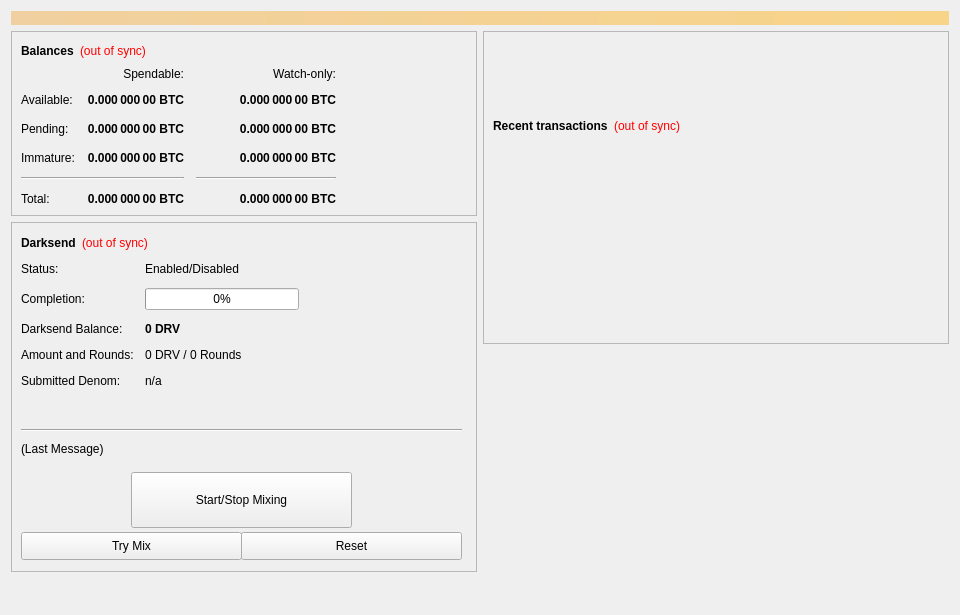
<?xml version="1.0" encoding="UTF-8"?>
<ui version="4.0">
 <class>OverviewPage</class>
 <widget class="QWidget" name="OverviewPage">
  <property name="geometry">
   <rect>
    <x>0</x>
    <y>0</y>
    <width>960</width>
    <height>615</height>
   </rect>
  </property>
  <property name="minimumSize">
   <size>
    <width>960</width>
    <height>0</height>
   </size>
  </property>
  <property name="windowTitle">
   <string>Form</string>
  </property>
  <layout class="QVBoxLayout" name="topLayout">
   <item>
    <widget class="QLabel" name="labelAlerts">
     <property name="visible">
      <bool>false</bool>
     </property>
     <property name="styleSheet">
      <string notr="true">background-color: qlineargradient(x1: 0, y1: 0, x2: 1, y2: 0, stop:0 #F0D0A0, stop:1 #F8D488); color:#000000;</string>
     </property>
     <property name="wordWrap">
      <bool>true</bool>
     </property>
     <property name="margin">
      <number>3</number>
     </property>
    </widget>
   </item>
   <item>
    <layout class="QHBoxLayout" name="horizontalLayout" stretch="1,1">
     <item>
      <layout class="QVBoxLayout" name="verticalLayout_2">
       <item>
        <widget class="QFrame" name="frame">
         <property name="frameShape">
          <enum>QFrame::StyledPanel</enum>
         </property>
         <property name="frameShadow">
          <enum>QFrame::Raised</enum>
         </property>
         <layout class="QVBoxLayout" name="verticalLayout_4">
          <item>
           <layout class="QHBoxLayout" name="horizontalLayout_4">
            <item>
             <widget class="QLabel" name="label_5">
              <property name="font">
               <font>
                <weight>75</weight>
                <bold>true</bold>
               </font>
              </property>
              <property name="text">
               <string>Balances</string>
              </property>
             </widget>
            </item>
            <item>
             <widget class="QLabel" name="labelWalletStatus">
              <property name="cursor">
               <cursorShape>WhatsThisCursor</cursorShape>
              </property>
              <property name="toolTip">
               <string>The displayed information may be out of date. Your wallet automatically synchronizes with the DRV network after a connection is established, but this process has not completed yet.</string>
              </property>
              <property name="styleSheet">
               <string notr="true">QLabel { color: red; }</string>
              </property>
              <property name="text">
               <string notr="true">(out of sync)</string>
              </property>
              <property name="alignment">
               <set>Qt::AlignLeading|Qt::AlignLeft|Qt::AlignVCenter</set>
              </property>
             </widget>
            </item>
            <item>
             <spacer name="horizontalSpacer_3">
              <property name="orientation">
               <enum>Qt::Horizontal</enum>
              </property>
              <property name="sizeHint" stdset="0">
               <size>
                <width>40</width>
                <height>20</height>
               </size>
              </property>
             </spacer>
            </item>
           </layout>
          </item>
          <item>
           <layout class="QGridLayout" name="gridLayout">
            <property name="spacing">
             <number>12</number>
            </property>
            <item row="2" column="2">
             <widget class="QLabel" name="labelWatchPending">
              <property name="font">
               <font>
                <weight>75</weight>
                <bold>true</bold>
               </font>
              </property>
              <property name="cursor">
               <cursorShape>IBeamCursor</cursorShape>
              </property>
              <property name="toolTip">
               <string>Unconfirmed transactions to watch-only addresses</string>
              </property>
              <property name="text">
               <string notr="true">0.000 000 00 BTC</string>
              </property>
              <property name="alignment">
               <set>Qt::AlignRight|Qt::AlignTrailing|Qt::AlignVCenter</set>
              </property>
              <property name="textInteractionFlags">
               <set>Qt::LinksAccessibleByMouse|Qt::TextSelectableByKeyboard|Qt::TextSelectableByMouse</set>
              </property>
             </widget>
            </item>
            <item row="2" column="1">
             <widget class="QLabel" name="labelUnconfirmed">
              <property name="font">
               <font>
                <weight>75</weight>
                <bold>true</bold>
               </font>
              </property>
              <property name="cursor">
               <cursorShape>IBeamCursor</cursorShape>
              </property>
              <property name="toolTip">
               <string>Total of transactions that have yet to be confirmed, and do not yet count toward the spendable balance</string>
              </property>
              <property name="text">
               <string notr="true">0.000 000 00 BTC</string>
              </property>
              <property name="alignment">
               <set>Qt::AlignRight|Qt::AlignTrailing|Qt::AlignVCenter</set>
              </property>
              <property name="textInteractionFlags">
               <set>Qt::LinksAccessibleByMouse|Qt::TextSelectableByKeyboard|Qt::TextSelectableByMouse</set>
              </property>
             </widget>
            </item>
            <item row="3" column="2">
             <widget class="QLabel" name="labelWatchImmature">
              <property name="font">
               <font>
                <weight>75</weight>
                <bold>true</bold>
               </font>
              </property>
              <property name="cursor">
               <cursorShape>IBeamCursor</cursorShape>
              </property>
              <property name="toolTip">
               <string>Staked or masternode rewards in watch-only addresses that has not yet matured</string>
              </property>
              <property name="text">
               <string notr="true">0.000 000 00 BTC</string>
              </property>
              <property name="alignment">
               <set>Qt::AlignRight|Qt::AlignTrailing|Qt::AlignVCenter</set>
              </property>
              <property name="textInteractionFlags">
               <set>Qt::LinksAccessibleByMouse|Qt::TextSelectableByKeyboard|Qt::TextSelectableByMouse</set>
              </property>
             </widget>
            </item>
            <item row="4" column="0" colspan="2">
             <widget class="Line" name="lineSpendableBalance">
              <property name="orientation">
               <enum>Qt::Horizontal</enum>
              </property>
             </widget>
            </item>
            <item row="4" column="2">
             <widget class="Line" name="lineWatchBalance">
              <property name="sizePolicy">
               <sizepolicy hsizetype="Preferred" vsizetype="Fixed">
                <horstretch>0</horstretch>
                <verstretch>0</verstretch>
               </sizepolicy>
              </property>
              <property name="minimumSize">
               <size>
                <width>140</width>
                <height>0</height>
               </size>
              </property>
              <property name="orientation">
               <enum>Qt::Horizontal</enum>
              </property>
             </widget>
            </item>
            <item row="5" column="0">
             <widget class="QLabel" name="labelTotalText">
              <property name="text">
               <string>Total:</string>
              </property>
             </widget>
            </item>
            <item row="3" column="1">
             <widget class="QLabel" name="labelImmature">
              <property name="font">
               <font>
                <weight>75</weight>
                <bold>true</bold>
               </font>
              </property>
              <property name="cursor">
               <cursorShape>IBeamCursor</cursorShape>
              </property>
              <property name="toolTip">
               <string>Staked or masternode rewards that has not yet matured</string>
              </property>
              <property name="text">
               <string notr="true">0.000 000 00 BTC</string>
              </property>
              <property name="alignment">
               <set>Qt::AlignRight|Qt::AlignTrailing|Qt::AlignVCenter</set>
              </property>
              <property name="textInteractionFlags">
               <set>Qt::LinksAccessibleByMouse|Qt::TextSelectableByKeyboard|Qt::TextSelectableByMouse</set>
              </property>
             </widget>
            </item>
            <item row="2" column="3">
             <spacer name="horizontalSpacer_2">
              <property name="orientation">
               <enum>Qt::Horizontal</enum>
              </property>
              <property name="sizeHint" stdset="0">
               <size>
                <width>40</width>
                <height>20</height>
               </size>
              </property>
             </spacer>
            </item>
            <item row="3" column="0">
             <widget class="QLabel" name="labelImmatureText">
              <property name="text">
               <string>Immature:</string>
              </property>
             </widget>
            </item>
            <item row="5" column="1">
             <widget class="QLabel" name="labelTotal">
              <property name="font">
               <font>
                <weight>75</weight>
                <bold>true</bold>
               </font>
              </property>
              <property name="cursor">
               <cursorShape>IBeamCursor</cursorShape>
              </property>
              <property name="toolTip">
               <string>Your current total balance</string>
              </property>
              <property name="text">
               <string notr="true">0.000 000 00 BTC</string>
              </property>
              <property name="alignment">
               <set>Qt::AlignRight|Qt::AlignTrailing|Qt::AlignVCenter</set>
              </property>
              <property name="textInteractionFlags">
               <set>Qt::LinksAccessibleByMouse|Qt::TextSelectableByKeyboard|Qt::TextSelectableByMouse</set>
              </property>
             </widget>
            </item>
            <item row="5" column="2">
             <widget class="QLabel" name="labelWatchTotal">
              <property name="font">
               <font>
                <weight>75</weight>
                <bold>true</bold>
               </font>
              </property>
              <property name="cursor">
               <cursorShape>IBeamCursor</cursorShape>
              </property>
              <property name="toolTip">
               <string>Current total balance in watch-only addresses</string>
              </property>
              <property name="text">
               <string notr="true">0.000 000 00 BTC</string>
              </property>
              <property name="alignment">
               <set>Qt::AlignRight|Qt::AlignTrailing|Qt::AlignVCenter</set>
              </property>
              <property name="textInteractionFlags">
               <set>Qt::LinksAccessibleByMouse|Qt::TextSelectableByKeyboard|Qt::TextSelectableByMouse</set>
              </property>
             </widget>
            </item>
            <item row="0" column="2">
             <widget class="QLabel" name="labelWatchonly">
              <property name="text">
               <string>Watch-only:</string>
              </property>
              <property name="alignment">
               <set>Qt::AlignRight|Qt::AlignTrailing|Qt::AlignVCenter</set>
              </property>
             </widget>
            </item>
            <item row="1" column="0">
             <widget class="QLabel" name="labelBalanceText">
              <property name="text">
               <string>Available:</string>
              </property>
             </widget>
            </item>
            <item row="1" column="1">
             <widget class="QLabel" name="labelBalance">
              <property name="font">
               <font>
                <weight>75</weight>
                <bold>true</bold>
               </font>
              </property>
              <property name="cursor">
               <cursorShape>IBeamCursor</cursorShape>
              </property>
              <property name="toolTip">
               <string>Your current spendable balance</string>
              </property>
              <property name="text">
               <string notr="true">0.000 000 00 BTC</string>
              </property>
              <property name="alignment">
               <set>Qt::AlignRight|Qt::AlignTrailing|Qt::AlignVCenter</set>
              </property>
              <property name="textInteractionFlags">
               <set>Qt::LinksAccessibleByMouse|Qt::TextSelectableByKeyboard|Qt::TextSelectableByMouse</set>
              </property>
             </widget>
            </item>
            <item row="1" column="2">
             <widget class="QLabel" name="labelWatchAvailable">
              <property name="font">
               <font>
                <weight>75</weight>
                <bold>true</bold>
               </font>
              </property>
              <property name="cursor">
               <cursorShape>IBeamCursor</cursorShape>
              </property>
              <property name="toolTip">
               <string>Your current balance in watch-only addresses</string>
              </property>
              <property name="text">
               <string notr="true">0.000 000 00 BTC</string>
              </property>
              <property name="alignment">
               <set>Qt::AlignRight|Qt::AlignTrailing|Qt::AlignVCenter</set>
              </property>
              <property name="textInteractionFlags">
               <set>Qt::LinksAccessibleByMouse|Qt::TextSelectableByKeyboard|Qt::TextSelectableByMouse</set>
              </property>
             </widget>
            </item>
            <item row="2" column="0">
             <widget class="QLabel" name="labelPendingText">
              <property name="text">
               <string>Pending:</string>
              </property>
             </widget>
            </item>
            <item row="0" column="1">
             <widget class="QLabel" name="labelSpendable">
              <property name="text">
               <string>Spendable:</string>
              </property>
              <property name="alignment">
               <set>Qt::AlignRight|Qt::AlignTrailing|Qt::AlignVCenter</set>
              </property>
             </widget>
            </item>
           </layout>
          </item>
         </layout>
        </widget>
       </item>
       <item>
        <widget class="QFrame" name="frameDarksend">
         <property name="minimumSize">
          <size>
           <width>0</width>
           <height>350</height>
          </size>
         </property>
         <property name="layoutDirection">
          <enum>Qt::LeftToRight</enum>
         </property>
         <property name="frameShape">
          <enum>QFrame::StyledPanel</enum>
         </property>
         <property name="frameShadow">
          <enum>QFrame::Raised</enum>
         </property>
         <widget class="QWidget" name="formLayoutWidget">
          <property name="geometry">
           <rect>
            <x>10</x>
            <y>40</y>
            <width>451</width>
            <height>161</height>
           </rect>
          </property>
          <layout class="QFormLayout" name="formLayout">
           <property name="fieldGrowthPolicy">
            <enum>QFormLayout::AllNonFixedFieldsGrow</enum>
           </property>
           <property name="horizontalSpacing">
            <number>11</number>
           </property>
           <property name="verticalSpacing">
            <number>12</number>
           </property>
           <item row="0" column="0">
            <widget class="QLabel" name="label_6">
             <property name="text">
              <string>Status:</string>
             </property>
            </widget>
           </item>
           <item row="1" column="0">
            <widget class="QLabel" name="label_7">
             <property name="text">
              <string>Completion:</string>
             </property>
            </widget>
           </item>
           <item row="1" column="1">
            <widget class="QProgressBar" name="DarksendProgress">
             <property name="maximumSize">
              <size>
               <width>154</width>
               <height>16777215</height>
              </size>
             </property>
             <property name="value">
              <number>0</number>
             </property>
            </widget>
           </item>
           <item row="2" column="0">
            <widget class="QLabel" name="labelAnonymizedText">
             <property name="text">
              <string>Darksend Balance:</string>
             </property>
            </widget>
           </item>
           <item row="2" column="1">
            <widget class="QLabel" name="labelAnonymized">
             <property name="font">
              <font>
               <weight>75</weight>
               <bold>true</bold>
              </font>
             </property>
             <property name="text">
              <string notr="true">0 DRV</string>
             </property>
            </widget>
           </item>
           <item row="3" column="0">
            <widget class="QLabel" name="label_8">
             <property name="text">
              <string>Amount and Rounds:</string>
             </property>
            </widget>
           </item>
           <item row="3" column="1">
            <widget class="QLabel" name="labelAmountRounds">
             <property name="text">
              <string>0 DRV / 0 Rounds</string>
             </property>
            </widget>
           </item>
           <item row="4" column="0">
            <widget class="QLabel" name="label_9">
             <property name="text">
              <string>Submitted Denom:</string>
             </property>
            </widget>
           </item>
           <item row="4" column="1">
            <widget class="QLabel" name="labelSubmittedDenom">
             <property name="toolTip">
              <string>The denominations you submitted to the Masternode.&lt;br&gt;To mix, other users must submit the exact same denominations.</string>
             </property>
             <property name="text">
              <string>n/a</string>
             </property>
            </widget>
           </item>
           <item row="0" column="1">
            <widget class="QLabel" name="DarksendEnabled">
             <property name="text">
              <string>Enabled/Disabled</string>
             </property>
            </widget>
           </item>
          </layout>
         </widget>
         <widget class="QPushButton" name="runAutoDenom">
          <property name="geometry">
           <rect>
            <x>251</x>
            <y>17</y>
            <width>1</width>
            <height>1</height>
           </rect>
          </property>
          <property name="palette">
           <palette>
            <active>
             <colorrole role="WindowText">
              <brush brushstyle="SolidPattern">
               <color alpha="255">
                <red>0</red>
                <green>0</green>
                <blue>0</blue>
               </color>
              </brush>
             </colorrole>
             <colorrole role="Button">
              <brush brushstyle="SolidPattern">
               <color alpha="255">
                <red>239</red>
                <green>238</green>
                <blue>238</blue>
               </color>
              </brush>
             </colorrole>
             <colorrole role="Light">
              <brush brushstyle="SolidPattern">
               <color alpha="255">
                <red>255</red>
                <green>255</green>
                <blue>255</blue>
               </color>
              </brush>
             </colorrole>
             <colorrole role="Midlight">
              <brush brushstyle="SolidPattern">
               <color alpha="255">
                <red>247</red>
                <green>246</green>
                <blue>246</blue>
               </color>
              </brush>
             </colorrole>
             <colorrole role="Dark">
              <brush brushstyle="SolidPattern">
               <color alpha="255">
                <red>119</red>
                <green>119</green>
                <blue>119</blue>
               </color>
              </brush>
             </colorrole>
             <colorrole role="Mid">
              <brush brushstyle="SolidPattern">
               <color alpha="255">
                <red>159</red>
                <green>159</green>
                <blue>159</blue>
               </color>
              </brush>
             </colorrole>
             <colorrole role="Text">
              <brush brushstyle="SolidPattern">
               <color alpha="255">
                <red>0</red>
                <green>0</green>
                <blue>0</blue>
               </color>
              </brush>
             </colorrole>
             <colorrole role="BrightText">
              <brush brushstyle="SolidPattern">
               <color alpha="255">
                <red>255</red>
                <green>255</green>
                <blue>255</blue>
               </color>
              </brush>
             </colorrole>
             <colorrole role="ButtonText">
              <brush brushstyle="SolidPattern">
               <color alpha="255">
                <red>0</red>
                <green>0</green>
                <blue>0</blue>
               </color>
              </brush>
             </colorrole>
             <colorrole role="Base">
              <brush brushstyle="SolidPattern">
               <color alpha="255">
                <red>255</red>
                <green>255</green>
                <blue>255</blue>
               </color>
              </brush>
             </colorrole>
             <colorrole role="Window">
              <brush brushstyle="SolidPattern">
               <color alpha="255">
                <red>239</red>
                <green>238</green>
                <blue>238</blue>
               </color>
              </brush>
             </colorrole>
             <colorrole role="Shadow">
              <brush brushstyle="SolidPattern">
               <color alpha="255">
                <red>0</red>
                <green>0</green>
                <blue>0</blue>
               </color>
              </brush>
             </colorrole>
             <colorrole role="AlternateBase">
              <brush brushstyle="SolidPattern">
               <color alpha="255">
                <red>247</red>
                <green>246</green>
                <blue>246</blue>
               </color>
              </brush>
             </colorrole>
             <colorrole role="ToolTipBase">
              <brush brushstyle="SolidPattern">
               <color alpha="255">
                <red>255</red>
                <green>255</green>
                <blue>220</blue>
               </color>
              </brush>
             </colorrole>
             <colorrole role="ToolTipText">
              <brush brushstyle="SolidPattern">
               <color alpha="255">
                <red>0</red>
                <green>0</green>
                <blue>0</blue>
               </color>
              </brush>
             </colorrole>
            </active>
            <inactive>
             <colorrole role="WindowText">
              <brush brushstyle="SolidPattern">
               <color alpha="255">
                <red>0</red>
                <green>0</green>
                <blue>0</blue>
               </color>
              </brush>
             </colorrole>
             <colorrole role="Button">
              <brush brushstyle="SolidPattern">
               <color alpha="255">
                <red>239</red>
                <green>238</green>
                <blue>238</blue>
               </color>
              </brush>
             </colorrole>
             <colorrole role="Light">
              <brush brushstyle="SolidPattern">
               <color alpha="255">
                <red>255</red>
                <green>255</green>
                <blue>255</blue>
               </color>
              </brush>
             </colorrole>
             <colorrole role="Midlight">
              <brush brushstyle="SolidPattern">
               <color alpha="255">
                <red>247</red>
                <green>246</green>
                <blue>246</blue>
               </color>
              </brush>
             </colorrole>
             <colorrole role="Dark">
              <brush brushstyle="SolidPattern">
               <color alpha="255">
                <red>119</red>
                <green>119</green>
                <blue>119</blue>
               </color>
              </brush>
             </colorrole>
             <colorrole role="Mid">
              <brush brushstyle="SolidPattern">
               <color alpha="255">
                <red>159</red>
                <green>159</green>
                <blue>159</blue>
               </color>
              </brush>
             </colorrole>
             <colorrole role="Text">
              <brush brushstyle="SolidPattern">
               <color alpha="255">
                <red>0</red>
                <green>0</green>
                <blue>0</blue>
               </color>
              </brush>
             </colorrole>
             <colorrole role="BrightText">
              <brush brushstyle="SolidPattern">
               <color alpha="255">
                <red>255</red>
                <green>255</green>
                <blue>255</blue>
               </color>
              </brush>
             </colorrole>
             <colorrole role="ButtonText">
              <brush brushstyle="SolidPattern">
               <color alpha="255">
                <red>0</red>
                <green>0</green>
                <blue>0</blue>
               </color>
              </brush>
             </colorrole>
             <colorrole role="Base">
              <brush brushstyle="SolidPattern">
               <color alpha="255">
                <red>255</red>
                <green>255</green>
                <blue>255</blue>
               </color>
              </brush>
             </colorrole>
             <colorrole role="Window">
              <brush brushstyle="SolidPattern">
               <color alpha="255">
                <red>239</red>
                <green>238</green>
                <blue>238</blue>
               </color>
              </brush>
             </colorrole>
             <colorrole role="Shadow">
              <brush brushstyle="SolidPattern">
               <color alpha="255">
                <red>0</red>
                <green>0</green>
                <blue>0</blue>
               </color>
              </brush>
             </colorrole>
             <colorrole role="AlternateBase">
              <brush brushstyle="SolidPattern">
               <color alpha="255">
                <red>247</red>
                <green>246</green>
                <blue>246</blue>
               </color>
              </brush>
             </colorrole>
             <colorrole role="ToolTipBase">
              <brush brushstyle="SolidPattern">
               <color alpha="255">
                <red>255</red>
                <green>255</green>
                <blue>220</blue>
               </color>
              </brush>
             </colorrole>
             <colorrole role="ToolTipText">
              <brush brushstyle="SolidPattern">
               <color alpha="255">
                <red>0</red>
                <green>0</green>
                <blue>0</blue>
               </color>
              </brush>
             </colorrole>
            </inactive>
            <disabled>
             <colorrole role="WindowText">
              <brush brushstyle="SolidPattern">
               <color alpha="255">
                <red>119</red>
                <green>119</green>
                <blue>119</blue>
               </color>
              </brush>
             </colorrole>
             <colorrole role="Button">
              <brush brushstyle="SolidPattern">
               <color alpha="255">
                <red>239</red>
                <green>238</green>
                <blue>238</blue>
               </color>
              </brush>
             </colorrole>
             <colorrole role="Light">
              <brush brushstyle="SolidPattern">
               <color alpha="255">
                <red>255</red>
                <green>255</green>
                <blue>255</blue>
               </color>
              </brush>
             </colorrole>
             <colorrole role="Midlight">
              <brush brushstyle="SolidPattern">
               <color alpha="255">
                <red>247</red>
                <green>246</green>
                <blue>246</blue>
               </color>
              </brush>
             </colorrole>
             <colorrole role="Dark">
              <brush brushstyle="SolidPattern">
               <color alpha="255">
                <red>119</red>
                <green>119</green>
                <blue>119</blue>
               </color>
              </brush>
             </colorrole>
             <colorrole role="Mid">
              <brush brushstyle="SolidPattern">
               <color alpha="255">
                <red>159</red>
                <green>159</green>
                <blue>159</blue>
               </color>
              </brush>
             </colorrole>
             <colorrole role="Text">
              <brush brushstyle="SolidPattern">
               <color alpha="255">
                <red>119</red>
                <green>119</green>
                <blue>119</blue>
               </color>
              </brush>
             </colorrole>
             <colorrole role="BrightText">
              <brush brushstyle="SolidPattern">
               <color alpha="255">
                <red>255</red>
                <green>255</green>
                <blue>255</blue>
               </color>
              </brush>
             </colorrole>
             <colorrole role="ButtonText">
              <brush brushstyle="SolidPattern">
               <color alpha="255">
                <red>119</red>
                <green>119</green>
                <blue>119</blue>
               </color>
              </brush>
             </colorrole>
             <colorrole role="Base">
              <brush brushstyle="SolidPattern">
               <color alpha="255">
                <red>239</red>
                <green>238</green>
                <blue>238</blue>
               </color>
              </brush>
             </colorrole>
             <colorrole role="Window">
              <brush brushstyle="SolidPattern">
               <color alpha="255">
                <red>239</red>
                <green>238</green>
                <blue>238</blue>
               </color>
              </brush>
             </colorrole>
             <colorrole role="Shadow">
              <brush brushstyle="SolidPattern">
               <color alpha="255">
                <red>0</red>
                <green>0</green>
                <blue>0</blue>
               </color>
              </brush>
             </colorrole>
             <colorrole role="AlternateBase">
              <brush brushstyle="SolidPattern">
               <color alpha="255">
                <red>239</red>
                <green>238</green>
                <blue>238</blue>
               </color>
              </brush>
             </colorrole>
             <colorrole role="ToolTipBase">
              <brush brushstyle="SolidPattern">
               <color alpha="255">
                <red>255</red>
                <green>255</green>
                <blue>220</blue>
               </color>
              </brush>
             </colorrole>
             <colorrole role="ToolTipText">
              <brush brushstyle="SolidPattern">
               <color alpha="255">
                <red>0</red>
                <green>0</green>
                <blue>0</blue>
               </color>
              </brush>
             </colorrole>
            </disabled>
           </palette>
          </property>
          <property name="focusPolicy">
           <enum>Qt::NoFocus</enum>
          </property>
          <property name="autoFillBackground">
           <bool>true</bool>
          </property>
          <property name="text">
           <string/>
          </property>
          <property name="flat">
           <bool>true</bool>
          </property>
         </widget>
         <widget class="QPushButton" name="toggleDarksend">
          <property name="geometry">
           <rect>
            <x>120</x>
            <y>250</y>
            <width>221</width>
            <height>56</height>
           </rect>
          </property>
          <property name="sizePolicy">
           <sizepolicy hsizetype="MinimumExpanding" vsizetype="Fixed">
            <horstretch>0</horstretch>
            <verstretch>0</verstretch>
           </sizepolicy>
          </property>
          <property name="text">
           <string>Start/Stop Mixing</string>
          </property>
         </widget>
         <widget class="Line" name="lineLastMessage">
          <property name="geometry">
           <rect>
            <x>10</x>
            <y>200</y>
            <width>441</width>
            <height>16</height>
           </rect>
          </property>
          <property name="orientation">
           <enum>Qt::Horizontal</enum>
          </property>
         </widget>
         <widget class="QLabel" name="DarksendStatus">
          <property name="geometry">
           <rect>
            <x>10</x>
            <y>220</y>
            <width>451</width>
            <height>61</height>
           </rect>
          </property>
          <property name="minimumSize">
           <size>
            <width>288</width>
            <height>43</height>
           </size>
          </property>
          <property name="text">
           <string>(Last Message)</string>
          </property>
          <property name="alignment">
           <set>Qt::AlignLeading|Qt::AlignLeft|Qt::AlignTop</set>
          </property>
          <property name="wordWrap">
           <bool>true</bool>
          </property>
         </widget>
         <widget class="QPushButton" name="DarksendAuto">
          <property name="geometry">
           <rect>
            <x>10</x>
            <y>310</y>
            <width>221</width>
            <height>28</height>
           </rect>
          </property>
          <property name="sizePolicy">
           <sizepolicy hsizetype="MinimumExpanding" vsizetype="Fixed">
            <horstretch>0</horstretch>
            <verstretch>0</verstretch>
           </sizepolicy>
          </property>
          <property name="toolTip">
           <string>Try to manually submit a Darksend request.</string>
          </property>
          <property name="text">
           <string>Try Mix</string>
          </property>
         </widget>
         <widget class="QPushButton" name="DarksendReset">
          <property name="geometry">
           <rect>
            <x>230</x>
            <y>310</y>
            <width>221</width>
            <height>28</height>
           </rect>
          </property>
          <property name="sizePolicy">
           <sizepolicy hsizetype="MinimumExpanding" vsizetype="Fixed">
            <horstretch>0</horstretch>
            <verstretch>0</verstretch>
           </sizepolicy>
          </property>
          <property name="toolTip">
           <string>Reset the current status of Darksend (can interrupt Darksend if it's in the process of Mixing, which can cost you money!)</string>
          </property>
          <property name="autoFillBackground">
           <bool>false</bool>
          </property>
          <property name="text">
           <string>Reset</string>
          </property>
         </widget>
         <widget class="QWidget" name="layoutWidget">
          <property name="geometry">
           <rect>
            <x>10</x>
            <y>10</y>
            <width>431</width>
            <height>22</height>
           </rect>
          </property>
          <layout class="QHBoxLayout" name="horizontalLayout_5">
           <item>
            <widget class="QLabel" name="label_2">
             <property name="font">
              <font>
               <weight>75</weight>
               <bold>true</bold>
              </font>
             </property>
             <property name="text">
              <string>Darksend</string>
             </property>
            </widget>
           </item>
           <item>
            <widget class="QLabel" name="labelDarksendSyncStatus">
             <property name="toolTip">
              <string>The displayed information may be out of date. Your wallet automatically synchronizes with the DRV network after a connection is established, but this process has not completed yet.</string>
             </property>
             <property name="styleSheet">
              <string notr="true">QLabel { color: red; }</string>
             </property>
             <property name="text">
              <string notr="true">(out of sync)</string>
             </property>
             <property name="alignment">
              <set>Qt::AlignLeading|Qt::AlignLeft|Qt::AlignVCenter</set>
             </property>
            </widget>
           </item>
           <item>
            <spacer name="horizontalSpacer_4">
             <property name="orientation">
              <enum>Qt::Horizontal</enum>
             </property>
             <property name="sizeHint" stdset="0">
              <size>
               <width>40</width>
               <height>20</height>
              </size>
             </property>
            </spacer>
           </item>
          </layout>
         </widget>
        </widget>
       </item>
       <item>
        <spacer name="verticalSpacer">
         <property name="orientation">
          <enum>Qt::Vertical</enum>
         </property>
         <property name="sizeHint" stdset="0">
          <size>
           <width>20</width>
           <height>40</height>
          </size>
         </property>
        </spacer>
       </item>
      </layout>
     </item>
     <item>
      <layout class="QVBoxLayout" name="verticalLayout_3">
       <item>
        <widget class="QFrame" name="frame_2">
         <property name="frameShape">
          <enum>QFrame::StyledPanel</enum>
         </property>
         <property name="frameShadow">
          <enum>QFrame::Raised</enum>
         </property>
         <layout class="QVBoxLayout" name="verticalLayout">
          <item>
           <spacer name="verticalSpacer_3">
            <property name="orientation">
             <enum>Qt::Vertical</enum>
            </property>
            <property name="sizeType">
             <enum>QSizePolicy::Fixed</enum>
            </property>
            <property name="sizeHint" stdset="0">
             <size>
              <width>20</width>
              <height>75</height>
             </size>
            </property>
           </spacer>
          </item>
          <item>
           <layout class="QHBoxLayout" name="horizontalLayout_2">
            <item>
             <widget class="QLabel" name="label_4">
              <property name="font">
               <font>
                <weight>75</weight>
                <bold>true</bold>
               </font>
              </property>
              <property name="text">
               <string>Recent transactions</string>
              </property>
             </widget>
            </item>
            <item>
             <widget class="QLabel" name="labelTransactionsStatus">
              <property name="cursor">
               <cursorShape>WhatsThisCursor</cursorShape>
              </property>
              <property name="toolTip">
               <string>The displayed information may be out of date. Your wallet automatically synchronizes with the DRV network after a connection is established, but this process has not completed yet.</string>
              </property>
              <property name="styleSheet">
               <string notr="true">QLabel { color: red; }</string>
              </property>
              <property name="text">
               <string notr="true">(out of sync)</string>
              </property>
              <property name="alignment">
               <set>Qt::AlignRight|Qt::AlignTrailing|Qt::AlignVCenter</set>
              </property>
             </widget>
            </item>
            <item>
             <spacer name="horizontalSpacer">
              <property name="orientation">
               <enum>Qt::Horizontal</enum>
              </property>
              <property name="sizeHint" stdset="0">
               <size>
                <width>40</width>
                <height>20</height>
               </size>
              </property>
             </spacer>
            </item>
           </layout>
          </item>
          <item>
           <widget class="QListView" name="listTransactions">
            <property name="styleSheet">
             <string notr="true">QListView { background: transparent; }</string>
            </property>
            <property name="frameShape">
             <enum>QFrame::NoFrame</enum>
            </property>
            <property name="verticalScrollBarPolicy">
             <enum>Qt::ScrollBarAlwaysOff</enum>
            </property>
            <property name="horizontalScrollBarPolicy">
             <enum>Qt::ScrollBarAlwaysOff</enum>
            </property>
            <property name="selectionMode">
             <enum>QAbstractItemView::NoSelection</enum>
            </property>
           </widget>
          </item>
         </layout>
        </widget>
       </item>
       <item>
        <spacer name="verticalSpacer_2">
         <property name="orientation">
          <enum>Qt::Vertical</enum>
         </property>
         <property name="sizeType">
          <enum>QSizePolicy::Expanding</enum>
         </property>
         <property name="sizeHint" stdset="0">
          <size>
           <width>20</width>
           <height>40</height>
          </size>
         </property>
        </spacer>
       </item>
      </layout>
     </item>
    </layout>
   </item>
  </layout>
 </widget>
 <resources/>
 <connections/>
</ui>
